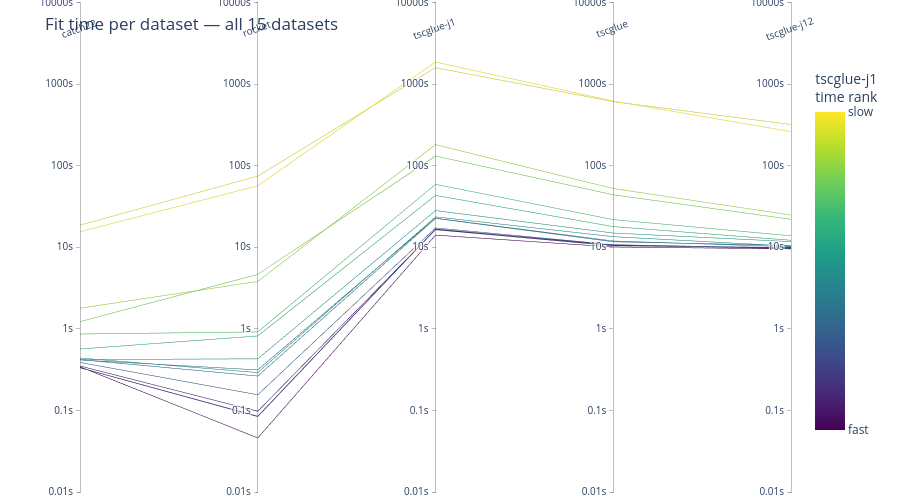

Notebook code for this chart:
### Code cell
import plotly.graph_objects as go
import numpy as np

MODELS_PLOT = ["catch22", "rocket", "tscglue-j1", "tscglue", "tscglue-j12"]

pivot_log = (
    df[df["model"].isin(MODELS_PLOT)]
    .groupby(["dataset", "model"])["fit_time"]
    .mean()
    .unstack("model")
    [MODELS_PLOT]
    .apply(np.log10)
)

global_min = pivot_log.min().min()
global_max = pivot_log.max().max()

# Color by tscglue-j1 rank so colormap spreads evenly across datasets
color_vals = pivot_log["tscglue-j1"].rank()

# Shared tick positions and labels
shared_ticks = [-2, -1, 0, 1, 2, 3, 4]
shared_labels = ["0.01s", "0.1s", "1s", "10s", "100s", "1000s", "10000s"]

dimensions = [
    dict(
        label=col,
        values=pivot_log[col],
        range=[global_min, global_max],
        tickvals=shared_ticks,
        ticktext=shared_labels,
    )
    for col in MODELS_PLOT
]

fig = go.Figure(go.Parcoords(
    line=dict(
        color=color_vals,
        colorscale="viridis",
        showscale=True,
        colorbar=dict(
            title="tscglue-j1<br>time rank",
            tickvals=[color_vals.min(), color_vals.max()],
            ticktext=["fast", "slow"],
        ),
    ),
    dimensions=dimensions,
    labelangle=-20,
))

fig.update_layout(
    title=f"Fit time per dataset — all {len(pivot_log)} datasets",
    height=500,
    margin=dict(l=80, r=80, t=60, b=60),
)
fig.show()

### Figure 1 — Plotly figure (JSON) as saved in the notebook; plotly's stock layout.template omitted (floating-point values rounded to 4 significant figures)
{"data": [{"dimensions": [{"label": "catch22", "range": [-1.337, 3.27], "ticktext": ["0.01s", "0.1s", "1s", "10s", "100s", "1000s", "10000s"], "tickvals": [-2, -1, 0, 1, 2, 3, 4], "values": [0.08895, -0.3809, -0.4641, -0.3761, 0.2535, -0.3761, -0.06262, 1.19, -0.3569, 1.271, -0.4112, -0.4765, -0.4547, -0.2464, -0.4756]}, {"label": "rocket", "range": [-1.337, 3.27], "ticktext": ["0.01s", "0.1s", "1s", "10s", "100s", "1000s", "10000s"], "tickvals": [-2, -1, 0, 1, 2, 3, 4], "values": [0.6677, -0.5024, -1.337, -0.5779, 0.5811, -0.3666, -0.03703, 1.754, -0.5355, 1.872, -0.8073, -1.075, -1.01, -0.0865, -1.07]}, {"label": "tscglue-j1", "range": [-1.337, 3.27], "ticktext": ["0.01s", "0.1s", "1s", "10s", "100s", "1000s", "10000s"], "tickvals": [-2, -1, 0, 1, 2, 3, 4], "values": [2.118, 1.357, 1.149, 1.355, 2.258, 1.45, 1.771, 3.27, 1.373, 3.201, 1.237, 1.22, 1.215, 1.636, 1.223]}, {"label": "tscglue", "range": [-1.337, 3.27], "ticktext": ["0.01s", "0.1s", "1s", "10s", "100s", "1000s", "10000s"], "tickvals": [-2, -1, 0, 1, 2, 3, 4], "values": [1.643, 1.077, 1.004, 1.067, 1.72, 1.175, 1.339, 2.792, 1.13, 2.785, 1.032, 1.03, 1.018, 1.254, 1.025]}, {"label": "tscglue-j12", "range": [-1.337, 3.27], "ticktext": ["0.01s", "0.1s", "1s", "10s", "100s", "1000s", "10000s"], "tickvals": [-2, -1, 0, 1, 2, 3, 4], "values": [1.343, 1.006, 0.9808, 1.023, 1.395, 1.069, 1.141, 2.417, 1.013, 2.504, 0.9901, 0.9831, 0.998, 1.086, 0.993]}], "labelangle": -20, "line": {"color": [12.0, 7.0, 1.0, 6.0, 13.0, 9.0, 11.0, 15.0, 8.0, 14.0, 5.0, 3.0, 2.0, 10.0, 4.0], "colorbar": {"ticktext": ["fast", "slow"], "tickvals": [1, 15], "title": {"text": "tscglue-j1<br>time rank"}}, "colorscale": [[0, "#440154"], [0.1111, "#482878"], [0.2222, "#3e4989"], [0.3333, "#31688e"], [0.4444, "#26828e"], [0.5556, "#1f9e89"], [0.6667, "#35b779"], [0.7778, "#6ece58"], [0.8889, "#b5de2b"], [1, "#fde725"]], "showscale": true}, "type": "parcoords"}], "layout": {"height": 500, "margin": {"b": 60, "l": 80, "r": 80, "t": 60}, "title": {"text": "Fit time per dataset — all 15 datasets"}}}
